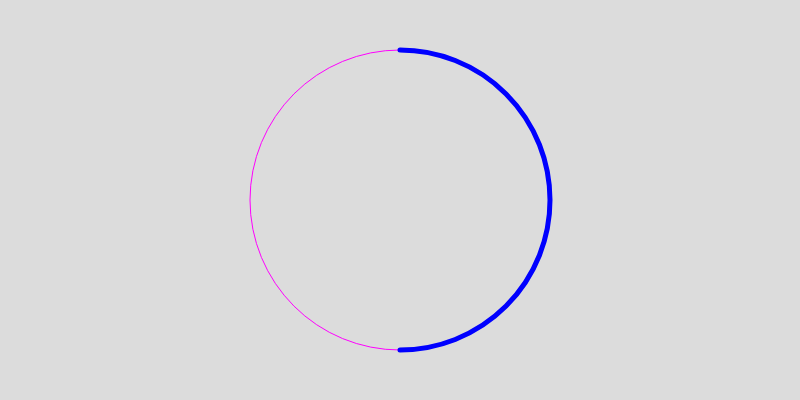
Frame 1 (no input)
Frame 60 (no input): identical to frame 1, image omitted
Frame 120 (the mouse pressed at the canvas centre since frame 60): identical to frame 1, image omitted

The p5.js sketch that drew this single still picture (run headless with seeded random() and noise() and a simulated clock; from frame 60 on, the mouse is pressed at the canvas centre):

// p5.js sketch
// ── sketch.js
function setup() {
  createCanvas(800, 400);
}

function draw() {
  background(220);

  noFill();

  // draw a ellipse as a guide for the arc
  stroke(255, 0, 255);
  strokeWeight(1);
  ellipse(width / 2, height / 2, 300, 300); // ellipse(x, y, w, h)

  // then draw an arc, adding two angles 
  stroke(0, 0, 255);
  strokeWeight(5);
  arc(width / 2, height / 2, 300, 300, PI * 1.50, PI * 2.50); // arc(x, y, w, h, startAngle, stopAngle)
}
